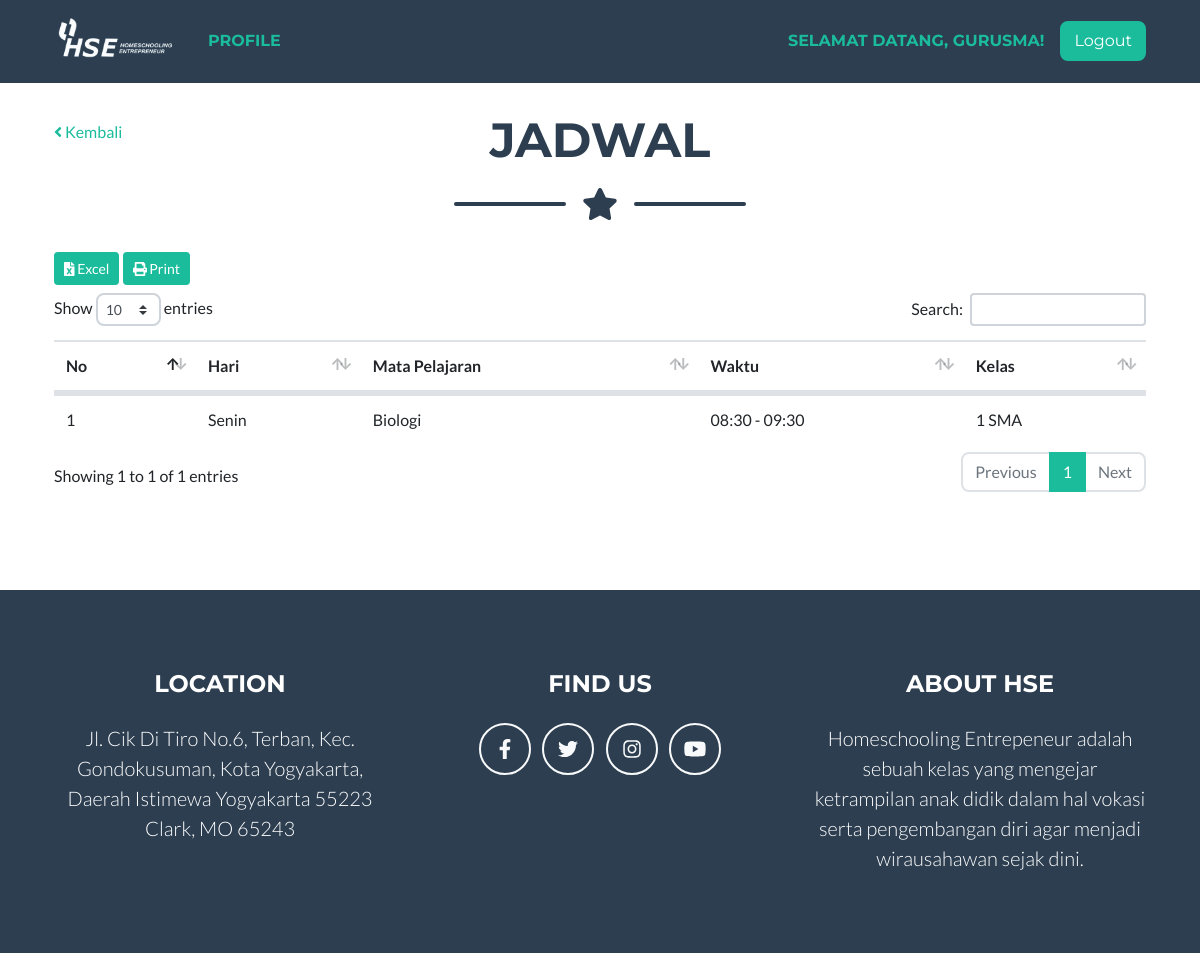
The app's page /jadwal (signed in), older data.
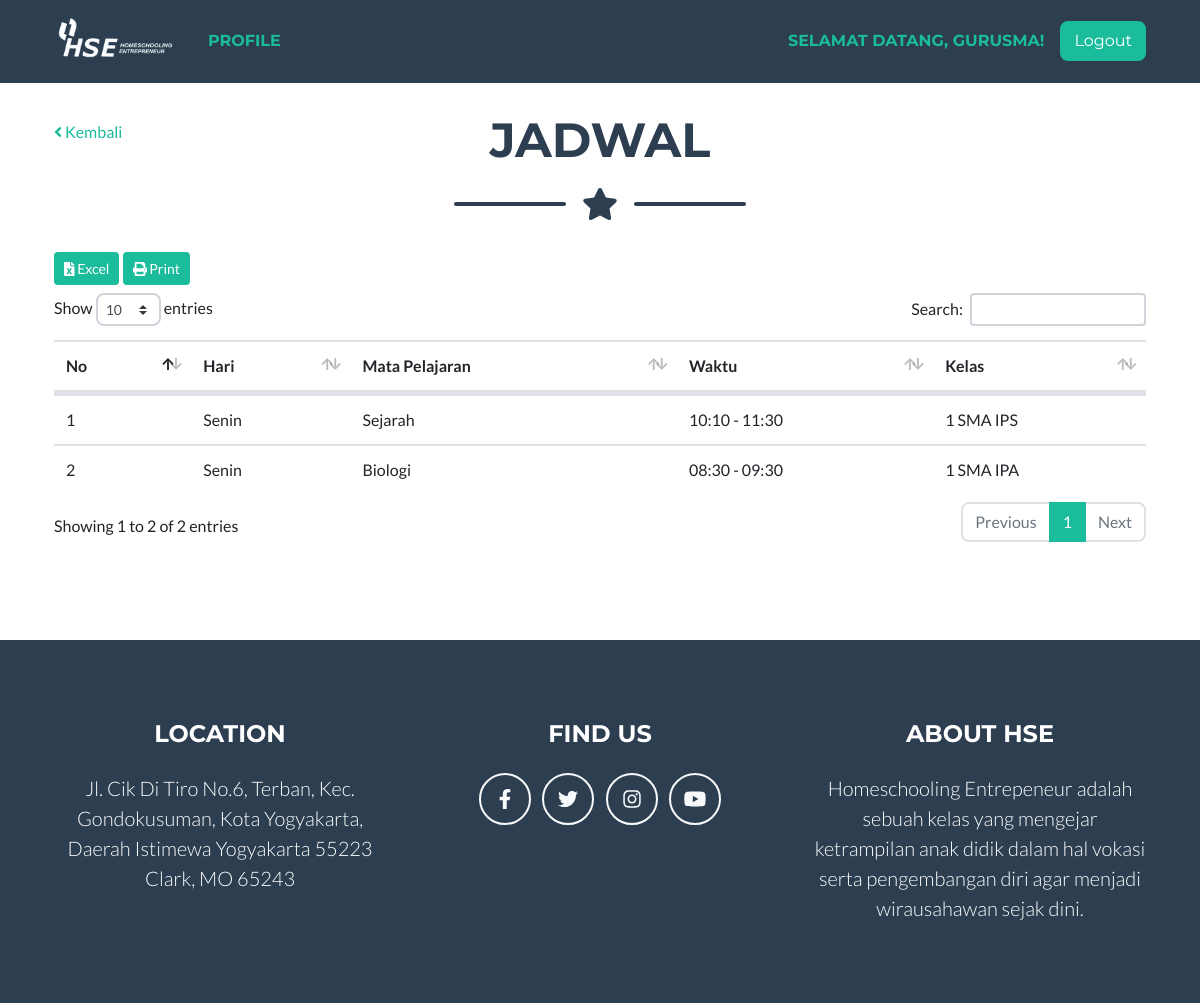
The same page, newer data.
### tables this page shows
CREATE TABLE `tb_jadwal` (
  `jadwal_id` int(11) NOT NULL,
  `jadwal_hari` int(11) DEFAULT NULL,
  `jadwal_mulai` varchar(32) DEFAULT NULL,
  `jadwal_akhir` varchar(32) DEFAULT NULL,
  `jadwal_kelas` int(11) DEFAULT NULL,
  `jadwal_mapel` int(11) DEFAULT NULL
);

CREATE TABLE `tb_mapel` (
  `mapel_id` int(11) NOT NULL,
  `mapel_kode` varchar(255) DEFAULT NULL,
  `mapel_nama` varchar(255) DEFAULT NULL,
  `mapel_guru` int(11) DEFAULT NULL
);

CREATE TABLE `tb_kelas` (
  `kelas_id` int(11) NOT NULL,
  `kelas_jenjang` int(11) DEFAULT NULL,
  `kelas_tingkat` int(11) DEFAULT NULL,
  `kelas_jurusan` int(11) DEFAULT NULL,
  `kelas_nama` varchar(128) DEFAULT NULL
);

### app/core/Controller.php (called while the page is built, shortened)
<?php
class Controller {
	public function model($model) {
		return new $model;
	}
	public function view($view, $data = []) {
		require_once 'app/views/' . $view . '.php';
	}
}

### app/core/App.php (called while the page is built, shortened)
<?php
class App {
  protected $method = 'index';
  protected $params = [];
  public function __construct() {
    $this->controller = new $this->controller;
    call_user_func_array([$this->controller, $this->method], $this->params);
  }
}

### index.php (called while the page is built, shortened)
<?php
$app = new App;

### app/helpers/eda_helper.php (called while the page is built, shortened)
<?php
if (!function_exists('base_url')) {
	function base_url($atRoot=FALSE, $atCore=FALSE, $parse=FALSE){
		if (isset($_SERVER['HTTP_HOST'])) {
			$http = isset($_SERVER['HTTPS']) && strtolower($_SERVER['HTTPS']) !== 'off' ? 'https' : 'http';
			$hostname = $_SERVER['HTTP_HOST'];
			$dir = str_replace(basename($_SERVER['SCRIPT_NAME']), '', $_SERVER['SCRIPT_NAME']);
			$core = preg_split('@/@', str_replace($_SERVER['DOCUMENT_ROOT'], '', realpath(dirname(__FILE__))), NULL, PREG_SPLIT_NO_EMPTY);
			$core = $core[0];
			$tmplt = $atRoot ? ($atCore ? "%s://%s/%s/" : "%s://%s/") : ($atCore ? "%s://%s/%s/" : "%s://%s%s");
			$end = $atRoot ? ($atCore ? $core : $hostname) : ($atCore ? $core : $dir);
			$base_url = sprintf( $tmplt, $http, $hostname, $end );
		}
		else $base_url = 'http://localhost/';
		return $base_url;
	}
}
if (!function_exists('get_hari')) {
	function get_hari($d = NULL) {
		if (isset($d)) {
			$hari = ['Minggu', 'Senin', 'Selasa', 'Rabu', 'Kamis', 'Jumat', 'Sabtu'];
			foreach ($hari as $key => $value) {
				if ($key == $d) {
					return $value;
				}
			}
		}
	}
}

### app/core/Model.php (called while the page is built, shortened)
<?php
class Model {
	private $host = DB_HOST;
	private $user = DB_USER;
	private $pass = DB_PASS;
	private $db_name = DB_NAME;
	private $dbh;
	private $stmt;
	public function __construct() {
		$dsn = 'mysql:host=' . $this->host . ';dbname=' . $this->db_name;
		$option = [
			PDO::ATTR_PERSISTENT => true,
			PDO::ATTR_ERRMODE => PDO::ERRMODE_EXCEPTION
		];
		try {
			$this->dbh = new PDO($dsn, $this->user, $this->pass, $option);
		} catch (PDOException $e) {
			die($e->getMessage());
		}
	}
	public function query($query) {
		$this->stmt = $this->dbh->prepare($query);
	}
	public function bind($param, $value, $type = NULL) {
		if (is_null($type)) {
			switch (true) {
				default:
					$type = PDO::PARAM_STR;
			}
		}
		$this->stmt->bindValue($param, $value, $type);
	}
	public function execute() {
		$this->stmt->execute();
	}
	public function result() {
		$this->execute();
		return $this->stmt->fetchAll(PDO::FETCH_ASSOC);
	}
	public function row() {
		$this->execute();
		return $this->stmt->fetch(PDO::FETCH_OBJ);
	}
}

### app/models/Jadwal_model.php (called while the page is built, shortened)
<?php
class Jadwal_model {
	private $table = 'tb_jadwal';
	private $db;
	public function __construct() {
		$this->db = new Model;
	}
	public function get($by = NULL, $single = FALSE) {
		$this->db->query(
			"SELECT * FROM "
			. $this->table .
			"
			JOIN tb_kelas ON kelas_id = jadwal_kelas
			JOIN tb_mapel ON mapel_id = jadwal_mapel
			JOIN tb_jenjang ON jenjang_id = kelas_jenjang
			JOIN tb_tingkat ON tingkat_id = kelas_tingkat
			"
			. (!is_null($by) ? " WHERE " . $by[0] . "=:" . $by[0] : "") .
			"
			ORDER BY jadwal_id DESC
			"
		);
		if ($by) {
			$this->db->bind($by[0], $by[1]);
		}
		if ($single) {
			$method = $this->db->row();
		} else {
			$method = $this->db->result();
		}
		return $method;
	}
}

### app/models/Guru_model.php (called while the page is built, shortened)
<?php
class Guru_model {
	private $table = 'tb_guru';
	private $db;
	public function __construct() {
		$this->db = new Model;
	}
	public function get_by($by) {
		$this->db->query('SELECT * FROM ' . $this->table . ' WHERE '.$by[0].'=:'.$by[0]);
		$this->db->bind($by[0], $by[1]);
		return $this->db->row();
	}
}

### app/views/jadwal/v_jadwal.php (the view, shortened to what the rows shown need)
<link rel="stylesheet" href="<?php echo base_url(); ?>assets/plugins/datatables/css/dataTables.bootstrap4.min.css">
<link rel="stylesheet" href="<?php echo base_url(); ?>assets/plugins/datatables/css/buttons.dataTables.min.css">
<?php if ($_SESSION['role'] == 1) { ?>
<div id="page-wrapper">
	<div class="container-fluid">
		<div class="row">
			<div class="col-md-12">
				<h1><i class="fa fa-home fa-fw"></i> Jadwal</h1>
				<ol class="breadcrumb">
	                <li class="active">
	                    <a href="<?php echo base_url(); ?>dashboard"><i class="fa fa-dashboard"></i> Dashboard</a>
	                </li>
                    <li>Jadwal</li>
                </ol>
			</div>
		</div>
<?php } else { ?>
<section class="page-section portfolio mt-4" id="portfolio">
	<div class="container">
		<div class="row">
			<div class="col-md-8">
				<h2 class="page-section-heading text-center text-uppercase text-secondary mb-0">Jadwal</h2>
			</div>
		</div>
<?php } ?>
		<div class="row">
			<div class="col-md-12">
				<div class="table-responsive">
					<table id="tblJadwal" class="table table-borered table-hover">
						<thead>
							<tr>
								<th>No</th>
								<th>Hari</th>
								<th>Mata Pelajaran</th>
								<th>Waktu</th>
								<th>Kelas</th>
							</tr>
						</thead>
						<tbody>
							<?php foreach($data['jadwal'] as $key => $jadwal) : ?>
								<tr>
									<td><?php echo $key + 1; ?></td>
									<td><?php echo get_hari($jadwal['jadwal_hari']); ?></td>
									<td><?php echo $jadwal['mapel_nama']; ?></td>
									<td><?php echo $jadwal['jadwal_mulai'].' - '.$jadwal['jadwal_akhir']; ?></td>
									<td><?php echo $jadwal['kelas_nama']; ?></td>
								</tr>
							<?php endforeach; ?>
						</tbody>
					</table>
				</div>
			</div>
		</div>
	</div>
<?php if ($_SESSION['role'] == 1) { ?>
	<div class="modal fade" id="modalAdd" tabindex="-1" role="dialog">
		<div class="modal-dialog" role="document">
			<div class="modal-content">
				<div class="modal-header bg-primary">
					<button type="button" class="close" data-dismiss="modal" aria-label="Close"><span aria-hidden="true">&times;</span></button>
					<h4 class="modal-title">Tambah Jadwal</h4>
				</div>
				<form action="<?php echo base_url(); ?>jadwal/process" method="post">
					<div class="modal-body">
						<div class="form-group">
							<label for="">Jadwal Hari</label>
							<select name="jadwal_hari" id="" class="form-control">
								<option value="">Pilih Hari</option>
								<?php $hari = ['Minggu', 'Senin', 'Selasa', 'Rabu', 'Kamis', 'Jumat', 'Sabtu']; ?>
								<?php foreach($hari as $k => $h) : ?>
									<?php if ($k > 0) : ?>
									<option value="<?php echo $k; ?>"><?php echo $h; ?></option>
									<?php endif; ?>
								<?php endforeach; ?>
							</select>
						</div>
						<div class="row">
							<div class="form-group col-md-6">
								<label for="">Jadwal Mulai</label>
								<input type="time" name="jadwal_mulai" class="form-control">
							</div>
							<div class="form-group col-md-6">
								<label for="">Jadwal Akhir</label>
								<input type="time" name="jadwal_akhir" class="form-control">
							</div>
						</div>
						<div class="form-group">
							<label for="">Jadwal Kelas</label>
							<select name="jadwal_kelas" id="" class="form-control">
								<option value="">Pilih Kelas</option>
								<?php foreach($data['kelas'] as $key => $kelas) : ?>
									<option value="<?php echo $kelas['kelas_id']; ?>"><?php echo $kelas['kelas_nama']; ?></option>
								<?php endforeach; ?>
							</select>
						</div>
						<div class="form-group">
							<label for="">Jadwal Mapel</label>
							<select name="jadwal_mapel" id="" class="form-control">
								<option value="">Pilih Mapel</option>
								<?php foreach($data['mapel'] as $key => $mapel) : ?>
									<option value="<?php echo $mapel['mapel_id']; ?>"><?php echo $mapel['mapel_nama']; ?></option>
								<?php endforeach; ?>
							</select>
						</div>
					</div>
					<div class="modal-footer">
						<button type="button" class="btn btn-default" data-dismiss="modal">Batal</button>
						<button type="submit" class="btn btn-primary">Simpan</button>
					</div>
				</form>
			</div>
		</div>
	</div>
	<div class="modal fade" id="modalEdit" tabindex="-1" role="dialog">
		<div class="modal-dialog" role="document">
			<div class="modal-content">
				<div class="modal-header bg-primary">
					<button type="button" class="close" data-dismiss="modal" aria-label="Close"><span aria-hidden="true">&times;</span></button>
					<h4 class="modal-title">Edit Jadwal</h4>
				</div>
				<form action="<?php echo base_url(); ?>jadwal/process" method="post">
					<div class="modal-body">
						<div class="form-group">
							<label for="">Jadwal Hari</label>
							<select name="jadwal_hari" id="" class="form-control">
								<option value="">Pilih Hari</option>
								<?php $hari = ['Minggu', 'Senin', 'Selasa', 'Rabu', 'Kamis', 'Jumat', 'Sabtu']; ?>
								<?php foreach($hari as $k => $h) : ?>
									<?php if ($k > 0) : ?>
									<option value="<?php echo $k; ?>"><?php echo $h; ?></option>
									<?php endif; ?>
								<?php endforeach; ?>
							</select>
							<input type="hidden" name="jadwal_id">
						</div>
						<div class="row">
							<div class="form-group col-md-6">
								<label for="">Jadwal Mulai</label>
								<input type="time" name="jadwal_mulai" class="form-control">
							</div>
							<div class="form-group col-md-6">
								<label for="">Jadwal Akhir</label>
								<input type="time" name="jadwal_akhir" class="form-control">
							</div>
						</div>
						<div class="form-group">
							<label for="">Jadwal Kelas</label>
							<select name="jadwal_kelas" id="" class="form-control">
								<option value="">Pilih Kelas</option>
								<?php foreach($data['kelas'] as $key => $kelas) : ?>
									<option value="<?php echo $kelas['kelas_id']; ?>"><?php echo $kelas['kelas_nama']; ?></option>
								<?php endforeach; ?>
							</select>
						</div>
						<div class="form-group">
							<label for="">Jadwal Mapel</label>
							<select name="jadwal_mapel" id="" class="form-control">
								<option value="">Pilih Mapel</option>
								<?php foreach($data['mapel'] as $key => $mapel) : ?>
									<option value="<?php echo $mapel['mapel_id']; ?>"><?php echo $mapel['mapel_nama']; ?></option>
								<?php endforeach; ?>
							</select>
						</div>
					</div>
					<div class="modal-footer">
						<button type="button" class="btn btn-default" data-dismiss="modal">Batal</button>
						<button type="submit" class="btn btn-primary">Simpan</button>
					</div>
				</form>
			</div>
		</div>
	</div>
	<div class="modal fade" id="modalDelete" tabindex="-1" role="dialog">
	  <div class="modal-dialog modal-sm" role="document">
	    <div class="modal-content">
	      <div class="modal-header bg-primary">
	        <button type="button" class="close" data-dismiss="modal" aria-label="Close"><span aria-hidden="true">&times;</span></button>
	        <h4 class="modal-title">Delete Jadwal</h4>
	      </div>
	      <form action="<?php echo base_url(); ?>jadwal/process" method="post">
	      <div class="modal-body">
	        <div class="form-group">
	        	<h4 class="text-center">Anda yakin akan menghapus jadwal ini?</h4>
	        	<input type="hidden" name="id" class="form-control">
	        	<input type="hidden" name="delete_type" class="form-control">
	        </div>
	      </div>
	      <div class="modal-footer">
	        <button type="button" class="btn btn-default" data-dismiss="modal">Batal</button>
	        <button type="submit" class="btn btn-danger">Ya, hapus</button>
	      </div>
		  </form>
	    </div>
	  </div>
	</div>
</div>
<?php } else { ?>
</section>
<?php } ?>

Row changes from the older to the newer data that the page shows:
added tb_jadwal: jadwal_hari "Senin", jadwal_mapel.mapel_nama "Sejarah", jadwal_mulai "10:10", jadwal_akhir "11:30", jadwal_kelas.kelas_nama "1 SMA IPS"
changed through a linked row, tb_jadwal "Biologi": jadwal_kelas.kelas_nama "1 SMA" → "1 SMA IPA"
Text that changed along with them:
text written by a page script: "Show entries Search: Showing 1 to 1 of 1 entries Previous 1 Next" → "Show entries Search: Showing 1 to 2 of 2 entries Previous 1 Next"
